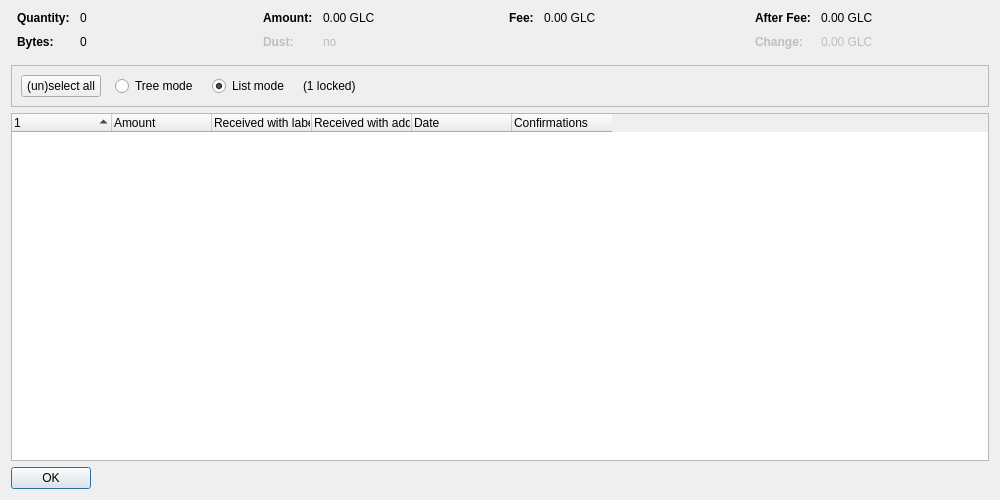
<?xml version="1.0" encoding="UTF-8"?>
<ui version="4.0">
 <class>CoinControlDialog</class>
 <widget class="QDialog" name="CoinControlDialog">
  <property name="geometry">
   <rect>
    <x>0</x>
    <y>0</y>
    <width>1000</width>
    <height>500</height>
   </rect>
  </property>
  <property name="windowTitle">
   <string>Coin Selection</string>
  </property>
  <layout class="QVBoxLayout" name="verticalLayout">
   <item>
    <layout class="QHBoxLayout" name="horizontalLayoutTop" stretch="0,0,0,0">
     <property name="topMargin">
      <number>0</number>
     </property>
     <property name="bottomMargin">
      <number>10</number>
     </property>
     <item>
      <layout class="QFormLayout" name="formLayoutCoinControl1">
       <property name="horizontalSpacing">
        <number>10</number>
       </property>
       <property name="verticalSpacing">
        <number>10</number>
       </property>
       <property name="leftMargin">
        <number>6</number>
       </property>
       <property name="rightMargin">
        <number>6</number>
       </property>
       <item row="0" column="0">
        <widget class="QLabel" name="labelCoinControlQuantityText">
         <property name="font">
          <font>
           <weight>75</weight>
           <bold>true</bold>
          </font>
         </property>
         <property name="text">
          <string>Quantity:</string>
         </property>
        </widget>
       </item>
       <item row="0" column="1">
        <widget class="QLabel" name="labelCoinControlQuantity">
         <property name="cursor">
          <cursorShape>IBeamCursor</cursorShape>
         </property>
         <property name="contextMenuPolicy">
          <enum>Qt::ActionsContextMenu</enum>
         </property>
         <property name="text">
          <string notr="true">0</string>
         </property>
         <property name="textInteractionFlags">
          <set>Qt::LinksAccessibleByMouse|Qt::TextSelectableByKeyboard|Qt::TextSelectableByMouse</set>
         </property>
        </widget>
       </item>
       <item row="1" column="0">
        <widget class="QLabel" name="labelCoinControlBytesText">
         <property name="font">
          <font>
           <weight>75</weight>
           <bold>true</bold>
          </font>
         </property>
         <property name="text">
          <string>Bytes:</string>
         </property>
        </widget>
       </item>
       <item row="1" column="1">
        <widget class="QLabel" name="labelCoinControlBytes">
         <property name="cursor">
          <cursorShape>IBeamCursor</cursorShape>
         </property>
         <property name="contextMenuPolicy">
          <enum>Qt::ActionsContextMenu</enum>
         </property>
         <property name="text">
          <string notr="true">0</string>
         </property>
         <property name="textInteractionFlags">
          <set>Qt::LinksAccessibleByMouse|Qt::TextSelectableByKeyboard|Qt::TextSelectableByMouse</set>
         </property>
        </widget>
       </item>
      </layout>
     </item>
     <item>
      <layout class="QFormLayout" name="formLayoutCoinControl2">
       <property name="horizontalSpacing">
        <number>10</number>
       </property>
       <property name="verticalSpacing">
        <number>10</number>
       </property>
       <property name="leftMargin">
        <number>6</number>
       </property>
       <property name="rightMargin">
        <number>6</number>
       </property>
       <item row="0" column="0">
        <widget class="QLabel" name="labelCoinControlAmountText">
         <property name="font">
          <font>
           <weight>75</weight>
           <bold>true</bold>
          </font>
         </property>
         <property name="text">
          <string>Amount:</string>
         </property>
        </widget>
       </item>
       <item row="0" column="1">
        <widget class="QLabel" name="labelCoinControlAmount">
         <property name="cursor">
          <cursorShape>IBeamCursor</cursorShape>
         </property>
         <property name="contextMenuPolicy">
          <enum>Qt::ActionsContextMenu</enum>
         </property>
         <property name="text">
          <string notr="true">0.00 GLC</string>
         </property>
         <property name="textInteractionFlags">
          <set>Qt::LinksAccessibleByMouse|Qt::TextSelectableByKeyboard|Qt::TextSelectableByMouse</set>
         </property>
        </widget>
       </item>
       <item row="1" column="0">
        <widget class="QLabel" name="labelCoinControlLowOutputText">
         <property name="enabled">
          <bool>false</bool>
         </property>
         <property name="font">
          <font>
           <weight>75</weight>
           <bold>true</bold>
          </font>
         </property>
         <property name="text">
          <string>Dust:</string>
         </property>
        </widget>
       </item>
       <item row="1" column="1">
        <widget class="QLabel" name="labelCoinControlLowOutput">
         <property name="enabled">
          <bool>false</bool>
         </property>
         <property name="cursor">
          <cursorShape>IBeamCursor</cursorShape>
         </property>
         <property name="contextMenuPolicy">
          <enum>Qt::ActionsContextMenu</enum>
         </property>
         <property name="text">
          <string notr="true">no</string>
         </property>
         <property name="textInteractionFlags">
          <set>Qt::LinksAccessibleByMouse|Qt::TextSelectableByKeyboard|Qt::TextSelectableByMouse</set>
         </property>
        </widget>
       </item>
      </layout>
     </item>
     <item>
      <layout class="QFormLayout" name="formLayoutCoinControl3">
       <property name="horizontalSpacing">
        <number>10</number>
       </property>
       <property name="verticalSpacing">
        <number>10</number>
       </property>
       <property name="leftMargin">
        <number>6</number>
       </property>
       <property name="rightMargin">
        <number>6</number>
       </property>
       <item row="0" column="0">
        <widget class="QLabel" name="labelCoinControlFeeText">
         <property name="font">
          <font>
           <weight>75</weight>
           <bold>true</bold>
          </font>
         </property>
         <property name="text">
          <string>Fee:</string>
         </property>
        </widget>
       </item>
       <item row="0" column="1">
        <widget class="QLabel" name="labelCoinControlFee">
         <property name="cursor">
          <cursorShape>IBeamCursor</cursorShape>
         </property>
         <property name="contextMenuPolicy">
          <enum>Qt::ActionsContextMenu</enum>
         </property>
         <property name="text">
          <string notr="true">0.00 GLC</string>
         </property>
         <property name="textInteractionFlags">
          <set>Qt::LinksAccessibleByMouse|Qt::TextSelectableByKeyboard|Qt::TextSelectableByMouse</set>
         </property>
        </widget>
       </item>
      </layout>
     </item>
     <item>
      <layout class="QFormLayout" name="formLayoutCoinControl4">
       <property name="horizontalSpacing">
        <number>10</number>
       </property>
       <property name="verticalSpacing">
        <number>10</number>
       </property>
       <property name="leftMargin">
        <number>6</number>
       </property>
       <property name="rightMargin">
        <number>6</number>
       </property>
       <item row="0" column="0">
        <widget class="QLabel" name="labelCoinControlAfterFeeText">
         <property name="font">
          <font>
           <weight>75</weight>
           <bold>true</bold>
          </font>
         </property>
         <property name="text">
          <string>After Fee:</string>
         </property>
        </widget>
       </item>
       <item row="0" column="1">
        <widget class="QLabel" name="labelCoinControlAfterFee">
         <property name="cursor">
          <cursorShape>IBeamCursor</cursorShape>
         </property>
         <property name="contextMenuPolicy">
          <enum>Qt::ActionsContextMenu</enum>
         </property>
         <property name="text">
          <string notr="true">0.00 GLC</string>
         </property>
         <property name="textInteractionFlags">
          <set>Qt::LinksAccessibleByMouse|Qt::TextSelectableByKeyboard|Qt::TextSelectableByMouse</set>
         </property>
        </widget>
       </item>
       <item row="1" column="0">
        <widget class="QLabel" name="labelCoinControlChangeText">
         <property name="enabled">
          <bool>false</bool>
         </property>
         <property name="font">
          <font>
           <weight>75</weight>
           <bold>true</bold>
          </font>
         </property>
         <property name="text">
          <string>Change:</string>
         </property>
        </widget>
       </item>
       <item row="1" column="1">
        <widget class="QLabel" name="labelCoinControlChange">
         <property name="enabled">
          <bool>false</bool>
         </property>
         <property name="cursor">
          <cursorShape>IBeamCursor</cursorShape>
         </property>
         <property name="contextMenuPolicy">
          <enum>Qt::ActionsContextMenu</enum>
         </property>
         <property name="text">
          <string notr="true">0.00 GLC</string>
         </property>
         <property name="textInteractionFlags">
          <set>Qt::LinksAccessibleByMouse|Qt::TextSelectableByKeyboard|Qt::TextSelectableByMouse</set>
         </property>
        </widget>
       </item>
      </layout>
     </item>
    </layout>
   </item>
   <item>
    <widget class="QFrame" name="frame">
     <property name="minimumSize">
      <size>
       <width>0</width>
       <height>40</height>
      </size>
     </property>
     <property name="frameShape">
      <enum>QFrame::StyledPanel</enum>
     </property>
     <property name="frameShadow">
      <enum>QFrame::Sunken</enum>
     </property>
     <layout class="QHBoxLayout" name="horizontalLayout">
      <item>
       <layout class="QHBoxLayout" name="horizontalLayoutPanel" stretch="0,0,0,0,0">
        <property name="spacing">
         <number>14</number>
        </property>
        <item>
         <widget class="QPushButton" name="pushButtonSelectAll">
          <property name="sizePolicy">
           <sizepolicy hsizetype="Maximum" vsizetype="Fixed">
            <horstretch>0</horstretch>
            <verstretch>0</verstretch>
           </sizepolicy>
          </property>
          <property name="text">
           <string>(un)select all</string>
          </property>
          <property name="autoDefault">
           <bool>false</bool>
          </property>
         </widget>
        </item>
        <item>
         <widget class="QRadioButton" name="radioTreeMode">
          <property name="sizePolicy">
           <sizepolicy hsizetype="Maximum" vsizetype="Fixed">
            <horstretch>0</horstretch>
            <verstretch>0</verstretch>
           </sizepolicy>
          </property>
          <property name="text">
           <string>Tree mode</string>
          </property>
         </widget>
        </item>
        <item>
         <widget class="QRadioButton" name="radioListMode">
          <property name="sizePolicy">
           <sizepolicy hsizetype="Maximum" vsizetype="Fixed">
            <horstretch>0</horstretch>
            <verstretch>0</verstretch>
           </sizepolicy>
          </property>
          <property name="text">
           <string>List mode</string>
          </property>
          <property name="checked">
           <bool>true</bool>
          </property>
         </widget>
        </item>
        <item>
         <widget class="QLabel" name="labelLocked">
          <property name="text">
           <string notr="true">(1 locked)</string>
          </property>
         </widget>
        </item>
        <item>
         <spacer name="horizontalSpacer">
          <property name="orientation">
           <enum>Qt::Horizontal</enum>
          </property>
          <property name="sizeHint" stdset="0">
           <size>
            <width>40</width>
            <height>20</height>
           </size>
          </property>
         </spacer>
        </item>
       </layout>
      </item>
     </layout>
    </widget>
   </item>
   <item>
    <widget class="CoinControlTreeWidget" name="treeWidget">
     <property name="contextMenuPolicy">
      <enum>Qt::CustomContextMenu</enum>
     </property>
     <property name="sortingEnabled">
      <bool>false</bool>
     </property>
     <property name="columnCount">
      <number>6</number>
     </property>
     <attribute name="headerShowSortIndicator" stdset="0">
      <bool>true</bool>
     </attribute>
     <attribute name="headerStretchLastSection">
      <bool>false</bool>
     </attribute>
     <column>
      <property name="text">
       <string/>
      </property>
     </column>
     <column>
      <property name="text">
       <string>Amount</string>
      </property>
     </column>
     <column>
      <property name="text">
       <string>Received with label</string>
      </property>
     </column>
     <column>
      <property name="text">
       <string>Received with address</string>
      </property>
     </column>
     <column>
      <property name="text">
       <string>Date</string>
      </property>
     </column>
     <column>
      <property name="text">
       <string>Confirmations</string>
      </property>
      <property name="toolTip">
       <string>Confirmed</string>
      </property>
     </column>
     <column>
      <property name="text">
       <string/>
      </property>
     </column>
     <column>
      <property name="text">
       <string/>
      </property>
     </column>
     <column>
      <property name="text">
       <string/>
      </property>
     </column>
     <column>
      <property name="text">
       <string/>
      </property>
     </column>
    </widget>
   </item>
   <item>
    <widget class="QDialogButtonBox" name="buttonBox">
     <property name="sizePolicy">
      <sizepolicy hsizetype="Maximum" vsizetype="Fixed">
       <horstretch>0</horstretch>
       <verstretch>0</verstretch>
      </sizepolicy>
     </property>
     <property name="orientation">
      <enum>Qt::Horizontal</enum>
     </property>
     <property name="standardButtons">
      <set>QDialogButtonBox::Ok</set>
     </property>
    </widget>
   </item>
  </layout>
 </widget>
 <customwidgets>
  <customwidget>
   <class>CoinControlTreeWidget</class>
   <extends>QTreeWidget</extends>
   <header>qt/coincontroltreewidget.h</header>
  </customwidget>
 </customwidgets>
 <resources/>
 <connections/>
</ui>
